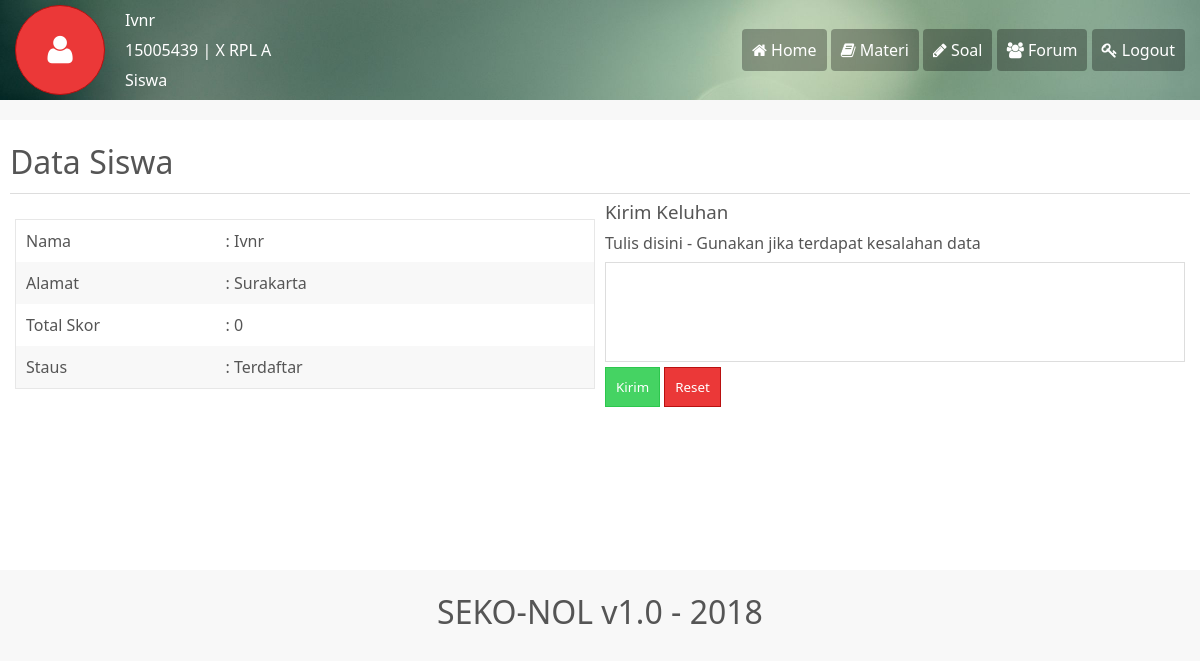
Screenshot of /siswa/index.php (signed in) with the database file from the repository.
### tables this page shows
CREATE TABLE `siswa` (
  `id` int(11) NOT NULL,
  `id_user` varchar(30) NOT NULL,
  `NIS` varchar(255) NOT NULL,
  `id_kelas` varchar(255) NOT NULL,
  `alamat` varchar(255) NOT NULL,
  `sesi` varchar(30) NOT NULL,
  `keterangan` text NOT NULL
);

CREATE TABLE `kelas` (
  `id` int(11) NOT NULL,
  `tingkat` varchar(30) NOT NULL,
  `kelas` varchar(30) NOT NULL,
  `jurusan` varchar(30) NOT NULL
);

### sys/cent.php (called while the page is built, shortened)
<?php
function ambil($tbl, $prm){
	global $link;
	$ok = "SELECT * FROM $tbl $prm";
	$result = mysqli_query($link, $ok);
	return $result;
}
?>

### siswa/index.php (the view, shortened to what this page needs)
<?php
$title='Home';
require_once 'view/header.php';
$un = $_SESSION['user']['un'];
$hasil = ambil('user', "WHERE username='$un'");
while($row=mysqli_fetch_assoc($hasil)){
	$iduser = $row['id'];
}
$hasil = ambil('siswa', "WHERE id_user='$iduser'");
	while($row=mysqli_fetch_assoc($hasil)){
	$idsiswa = $row['id'];
	$sesi = $row['sesi'];
	$alamat = $row['alamat'];
}
 ?>
<div class="konten">
	<div class="soal">
 		<div class="nomorsoal"><h1>Data Siswa</h1></div>
 		<div class="k2 padding">
			<div class="table full">
				<table>
					<tbody>
						<tr>
							<td width="200">Nama</td>
							<td>: <?=$_SESSION['user']['name']?> </td>
						</tr>
						<tr>
							<td>Alamat</td>
							<td>: <?=$alamat?></td>
						</tr>
						<tr>
							<td>Total Skor</td>
							<?php
								$i = 0;
								if($i>0){
									$skor = 0;
									$hasil = ambil('hasil', "WHERE id_siswa='$idsiswa'");
									while($row=mysqli_fetch_assoc($hasil)){
										$skor+=intval($row['skor']);
									}
								}else{
									$skor = 0;
								}
							?>
							<td>: <?=$skor?></td>
						</tr>
						<tr>
							<td>Staus</td>
							<?php if($sesi==='Aktif'){ ?>
							<td>: Terdaftar</td>
							<?php }elseif($sesi==='Non'){ ?>
							<td>: Belum Terdaftar</td>
							<?php } ?>
						</tr>
					</tbody>
				</table>
			</div>
		</div>
		<div class="k2 padding">
   			<div class="masukan">
				<h3>Kirim Keluhan</h3>
				<form action="index.php" method="post" class="full">
					<label for="">Tulis disini - Gunakan jika terdapat kesalahan data</label>
					<textarea name="keterangan" class="full"></textarea>
					<input type="submit" class="hijau" name="kirim" value="Kirim">
					<input type="reset" class="merah" value="Reset">
				</form>
			</div>
		</div>
	</div>
		<center><h1>SEKO-NOL v1.0 - 2018</h1></center>
</div>
<?php
require_once 'view/footer.php';
 ?>

### siswa/view/header.php (shortened to what this page needs)
<?php
require_once "../sys/cent.php";
?>
<!DOCTYPE html>
<html lang="en">
<head>
	<link rel="stylesheet" href="../style.css">
	<link rel="stylesheet" href="../fonts/font-awesome.css">
</head>
<body>
<div class="navuser">
	<div class="k2">
		<?php
			$us = $_SESSION['user']['un'];
			$hasil = ambil('user', "WHERE username='$us'");
			while($row=mysqli_fetch_assoc($hasil)){
				$iduser = $row['id'];
			}
			$hasil = ambil('siswa', "WHERE id_user='$iduser'");
			while($row=mysqli_fetch_assoc($hasil)){
				$idkelas = $row['id_kelas'];
				$nis = $row['NIS'];
			}
			$hasil = ambil('kelas', "WHERE id='$idkelas'");
			while($row=mysqli_fetch_assoc($hasil)){
				$tingkat = $row['tingkat'];
				$kelas = $row['kelas'];
				$jurusan = $row['jurusan'];
			}
			if($tingkat==='X'){
				$badge = 'merah';
			}elseif($tingkat==='XI'){
				$badge = 'hijau';
			}elseif($tingkat==='XII'){
				$badge = 'biru';
			}
		?>
		<div class="icu kiri <?=$badge?>">
			<h1><i class="fa fa-user"></i></h1>
		</div>
		<?=$_SESSION['user']['name'];?> <br>
		<?=$nis.' | '.$tingkat.' '.$jurusan.' '.$kelas?> <br>
		<?php if($title==='Home'){ ?> <a href="ref.php" style="color:white;"><?=$_SESSION['user']['status'];?></a> <?php }else{ ?> <?=$_SESSION['user']['status'];?> <?php } ?>
	</div>
	<div class="k2">
		<div class="menuus">
			<a href="index.php"><i class="fa fa-home"></i> Home</a>
			<a href="materi.php"><i class="fa fa-book"></i> Materi</a>
			<a href="soal.php"><i class="fa fa-pencil"></i> Soal</a>
			<a href="forum.php"><i class="fa fa-group"></i> Forum</a>
			<a href="../logout.php"><i class="fa fa-key"></i> Logout</a>
		</div>
	</div>
</div>

### style.css (style rules this page uses)
* { margin: 0; padding: 0; font-family: 'Century Gothic','Segoe UI',sans-serif; box-sizing: border-box; text-decoration: none; font-weight: normal; max-width: 100% !important; }
body { background: #f8f8f8; font-size: 16px; color: #555; }
.konten { width: 1200px; margin: 0 auto; }
nav, h1,h2,h3,h4,p,b { display: block; }
input,textarea,button,select { padding: 10px; border:1px solid #ddd; background: #fff; }
textarea { resize: none; height: 100px; }
input[type="submit"],input[type="reset"],button,select { cursor: pointer; }
label { padding: 3px 0px; display: block; margin:5px 0px; }
.table { margin: 20px 0px; }
.table table { border-collapse:collapse; background: #fff; width: 100%; border:1px solid #e7e7e7; }
.table td { padding: 10px; }
.table tbody tr:nth-child(even) { background: #f8f8f8; }
.full { width: 100%; }
.k2,.k3,.k4 { float: left; }
.k2 { width: 50%; }
.kiri { float: left; }
.padding { padding: 5px; }
.hijau { background: #45d363; color: #fff; border:1px solid #2cc74d; }
.merah { background: #eb3838; color: #fff; border:1px solid #B91010; }
.navuser, .navadmin { height: 100px; line-height: 30px; color: #fff; padding: 5px 15px; background: #2196f3; }
.icu { width: 90px; height: 90px; cursor:pointer; overflow: hidden; text-align: center; border-radius: 50%; margin-right: 20px; }
.icu h1 { margin-top:28px; }
.menuus { line-height: 90px; text-align: right; }
.menuus a { padding: 10px; color: #fff; border-radius: 4px; background: rgba(0,0,0,0.3); }
.soal { background: #fff; margin: 20px 0px; padding: 10px; min-height: 450px; overflow: hidden; }
.nomorsoal { padding: 0px; }
.nomorsoal,.no { padding: 10px 0px; border-bottom: 1px solid #ddd; overflow: hidden; }

### rows the page displays
siswa: NIS "15005439", alamat "Surakarta"
kelas: tingkat "X", jurusan "RPL", kelas "A"

### other values shown
$_SESSION['user']['name'] "Ivnr"
$_SESSION['user']['status'] "Siswa"
$skor "0"
